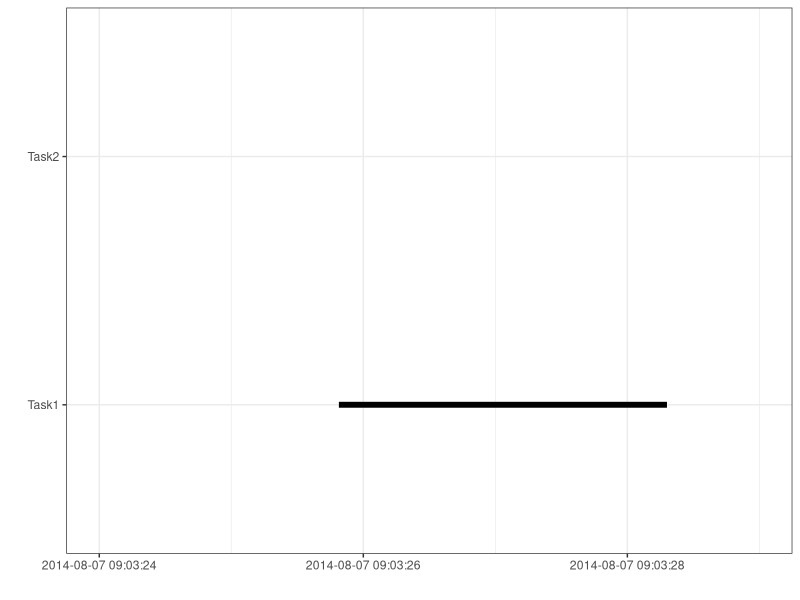

Source code (R): (Note: this script raises an error after producing the figure.)

# example
install.packages("reshape")
library(reshape)
library(ggplot2)
library(scales)

tasks <- c("Task1", "Task2")
dfr <- data.frame(
  name        = factor(tasks, levels = tasks),
  start.date  = c("2014-08-07 09:03:25.815", "2014-08-07 09:03:25.956"),
  end.date    = c("2014-08-07 09:03:28.300", "2014-08-07 09:03:30.409")
)

mdfr <- melt(dfr, measure.vars = c("start.date", "end.date"))

mdfr$time<-as.POSIXct(mdfr$value)

ggplot(mdfr, aes(time,name)) + 
  geom_line(size = 2) +
  xlab("") + ylab("") +
  theme_bw()+
  scale_x_datetime(breaks=date_breaks("2 sec"),
                   limits = as.POSIXct(c('2014-08-07 09:03:24','2014-08-07 09:03:29')))

# my own effort
rm(list = ls())
library(readxl)
library(reshape)
library(ggplot2)
library(dplyr)
library(scales)
setwd("~/Desktop/Capstone/DHSTeam1-Ziyi-Shuning-Xiaoying") # change to where you put DHSTeam1 folder
dat2 <- read_excel("Data/DHS_CrossSystem.xlsx",
                   sheet = "SystemInvolvement_EC2016") # 8206 obs
dat688929 <- filter(dat2, CLIENT_ID == 688929)
dat688929clean <- dat688929[, colSums(is.na(dat688929)) < nrow(dat688929)]
dat688929clean <- data.frame(dat688929clean)
mdat688929clean <- melt(dat688929clean, measure.vars = names(dat688929clean)[-1])
mdat688929clean$value <- paste0("01-", mdat688929clean$value)
mdat688929clean$value <- as.Date(mdat688929clean$value, "%d-%B-%Y")
mdat688929clean$time <- as.POSIXct(mdat688929clean$value)
mdat <- mdat688929clean

idxMin <- regexpr("MIN_ACTIVE", mdat$variable) 
idxMax <- regexpr("MAX_ACTIVE", mdat$variable) 
getLargerOnes <- function(a, b){
  print(paste0("Do they have same length? ", (length(a) == length(b))))
  result <- NULL
  for (i in 1:length(a)){
    if (a[i] >= b[i]){
      result <- c(result, a[i])
    } else {
      result <- c(result, b[i])
    }
  }
  return(result)
}
idx <- getLargerOnes(idxMin, idxMax)
idx <- idx - 2
serviceName <- substr(mdat$variable, 1, idx)
mdat <- data.frame(mdat, serviceName = serviceName)
minIdx <- which(idxMin > 0)
maxIdx <- which(idxMax > 0)
mins <- rep("min", dim(mdat)[1])
mdat <- data.frame(mdat, minOrMax = mins, stringsAsFactors=FALSE)
mdat$minOrMax[maxIdx] <- "max"

ggplot(mdat, aes(time,serviceName)) + 
  geom_line(size = 2) +
  xlab("") + ylab("") +
  theme_bw()+
  scale_x_datetime(breaks=date_breaks("1 year"),
                   limits = as.POSIXct(c('2002-06-30 20:00:00','2017-01-31 19:00:00')))
